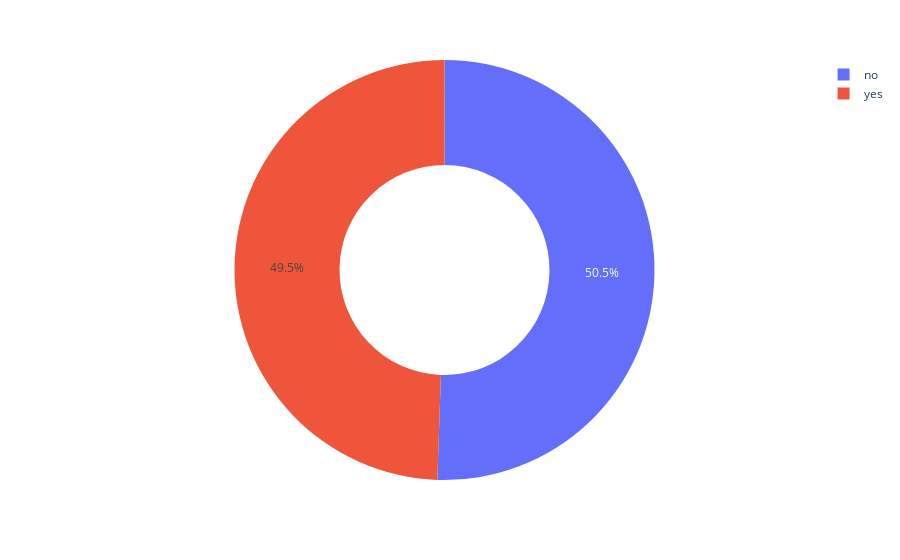

Here is the notebook cell this chart was saved with:
### Code cell
figure = px.pie(df, values="charges", names="smoker", hole=0.5)
figure.show()

### Figure 1 — Plotly figure (JSON) as saved in the notebook; plotly's stock layout.template omitted (floating-point values rounded to 4 significant figures; data arrays with more than 128 entries replaced by an {"elided": "..."} marker saying what was removed)
{"data": [{"domain": {"x": [0, 1], "y": [0, 1]}, "hole": 0.5, "hovertemplate": "smoker=%{label}<br>charges=%{value}<extra></extra>", "labels": {"elided": "1338 str values"}, "legendgroup": "", "name": "", "showlegend": true, "type": "pie", "values": {"elided": "1338 float values"}}], "layout": {"legend": {"tracegroupgap": 0}, "margin": {"t": 60}}}
